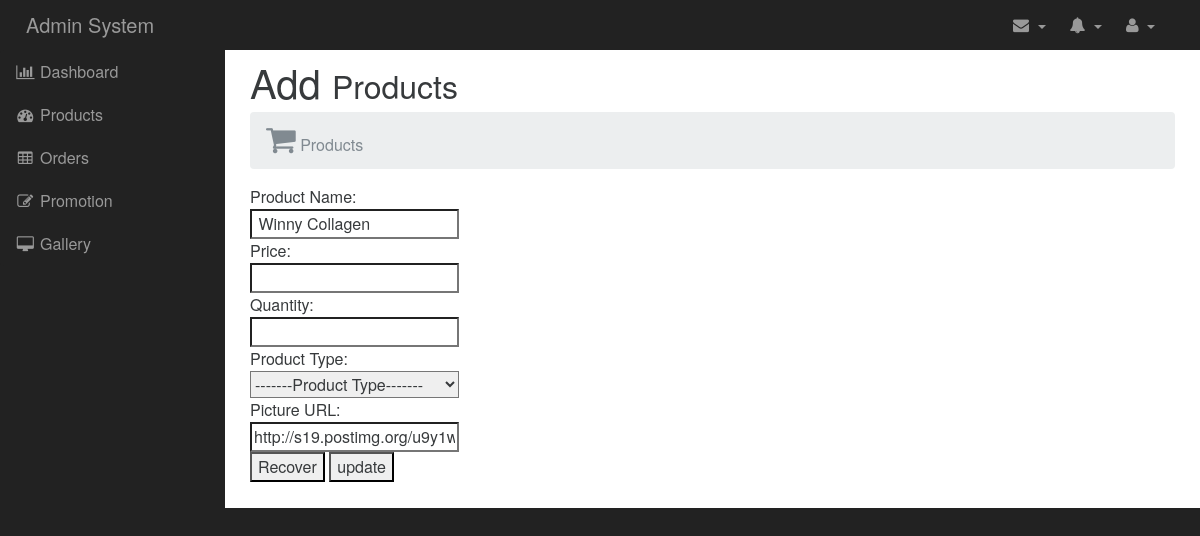
Before: /Code/admin_editproducts.php?ProductID=1 with the older database file.
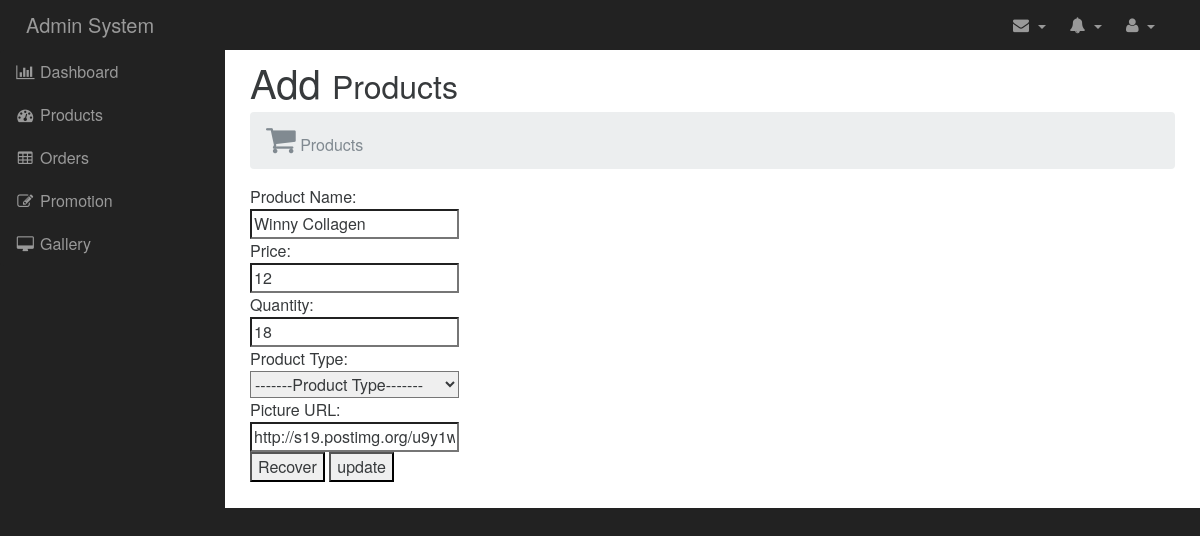
After: the same page with the newer database file.
### tables this page shows
CREATE TABLE `product` (
  `ProductID` int(10) NOT NULL,
  `ProductName` varchar(20) NOT NULL,
  `Price` varchar(10) NOT NULL,
  `Quantity` varchar(5) NOT NULL,
  `ProductType` varchar(30) NOT NULL,
  `PictureURL` text NOT NULL
);

### Code/admin_editproducts.php (the view, shortened to what this page needs)
<?php
$Email = $_SESSION['Email'];
?>
<html>
<head>
    <link href="css/bootstrap.min.css" rel="stylesheet">
    <link href="css/sb-admin.css" rel="stylesheet">
    <link href="css/plugins/morris.css" rel="stylesheet">
    <link href="font-awesome/css/font-awesome.min.css" rel="stylesheet" type="text/css">
</head>
<body>
    <div id="wrapper">
        <nav class="navbar navbar-dark bg-inverse navbar-fixed-top">
            <div class="navbar-header">
                <a class="navbar-brand" href="admin_main.php">Admin System</a>
            </div>
            <ul class="nav navbar-nav top-nav navbar-right pull-xs-right">
                <li class="dropdown nav-item active">
                        <a class="nav-link dropdown-toggle" href="javascript:;" id="dropdownMenu4" data-toggle="dropdown" aria-haspopup="true" aria-expanded="false"><i class="fa fa-envelope"></i> <b class="caret"></b><span class="sr-only">(current)</span></a>
                </li>
                <li class="dropdown nav-item">
                        <a href="javascript:;" class="nav-link dropdown-toggle" data-toggle="dropdown"  aria-haspopup="true" aria-expanded="false"><i class="fa fa-bell"></i> <b class="caret"></b><span class="sr-only">(current)</span></a>
                </li>
                <li class="dropdown nav-item">
                    <a href="javascript:;" class="nav-link dropdown-toggle" data-toggle="dropdown"><i class="fa fa-user"></i> <?php echo $Email ?> <b class="caret"></b></a>
                </li>
            </ul>
            <div class="collapse navbar-collapse navbar-toggleable-sm navbar-ex1-collapse">
                <ul class="nav navbar-nav side-nav list-group">
                    <li class="list-group-item">
                        <a href="admin_main.php"><i class="fa fa-fw fa-bar-chart-o"></i> Dashboard</a>
                    </li>
                    <li class="list-group-item">
                        <a href="admin_products.php"><i class="fa fa-fw fa-dashboard"></i> Products</a>
                    </li>
                    <li class="list-group-item">
                        <a href="admin_orders.php"><i class="fa fa-fw fa-table"></i> Orders</a>
                    </li>
                    <li class="list-group-item">
                        <a href="admin_promotions.php"><i class="fa fa-fw fa-edit"></i> Promotion</a>
                    </li>
                    <li class="list-group-item">
                        <a href="admin_gallery.php"><i class="fa fa-fw fa-desktop"></i> Gallery</a>
                    </li>
                </ul>
            </div>
        </nav>
        <div id="page-wrapper">
            <div class="container-fluid">
                <div class="row">
                    <div class="col-lg-12">
                        <h1 class="page-header">
                            Add <small>Products</small>
                        </h1>
                        <ol class="breadcrumb">
                            <li class="active">
                                <i class="fa fa-shopping-cart fa-2x"></i> Products
                            </li>
                        </ol>
                    </div>
                </div>
<?php
if(isset($_GET['ProductID']))
{
$ProductID=$_GET['ProductID'];
$query1=mysql_query("select * from product where ProductID='$ProductID'");
$query2=mysql_fetch_array($query1);
?>
<form method="post" action="">
	Product Name: <br><input type="text" required autocomplete="on" name="ProductName" value="<?php echo $query2['ProductName'] ?>"><br>
	Price:<br><input type="number"  name="Price" value="<?php echo $query2['Price'] ?>"><br>
	Quantity:<br><input type="number" required autocomplete="on"  name="Quantity" value="<?php echo $query2['Quantity'] ?>"> <br>
	Product Type:<br>
	<select name="ProductType" >
	<option value="<?php echo $query2['ProductType'] ?>" >-------Product Type-------</option>
	</select><br>
	Picture URL:<br><input type="url" required autocomplete="on" name="PictureURL" value="<?php echo $query2['PictureURL'] ?>"> <br>
    <button class="submitbtn">Recover</button>
<input type="submit" name="submit" value="update" />
</form>
<?php
}
?>
</body>
</html>

### Code/css/sb-admin.css (style rules this page uses)
body { margin-top: 100px; background-color: #222; }
.navbar-brand { color: #999!important; padding: 10px; }
.navbar-dark { padding-top: 0; padding-bottom: 0; height: 50px; background: #222222; }
@media (min-width:768px) { body { margin-top: 50px; } }
#wrapper { padding-left: 0; }
#page-wrapper { width: 100%; padding: 0; background-color: #fff; }
@media (min-width:768px) { #wrapper { padding-left: 225px; } }
@media (min-width:768px) { #page-wrapper { padding: 10px; } }
.top-nav { padding: 0 15px; }
.top-nav>li { display: inline-block; float: left; }
.top-nav>li>a { padding: 15px 10px!important; line-height: 20px!important; color: #999!important; text-decoration: none; }
li.nav-item { margin: 0!important; }
@media (min-width:768px) { .side-nav { position: fixed; top: 50px; left: 225px; width: 225px; margin-left: -225px; border: none; border-radius: 0; overflow-y: auto; background-color: #222; bottom: 0; overflow-x: hidden; padding-bottom: 40px; } }
@media (min-width:768px) { .side-nav>li>a { width: 225px; } }
.side-nav { border: none; border-radius: 0px; }
.side-nav>li { border: none; background: #222222; padding: 0; border-radius: 0px; }
.side-nav>li>a { color: #999; width: 225px; position: relative; display: block; padding: 10px 15px; }

Changed rows visible on the page:
changed product "Winny Collagen": Price (not shown) → "12"; Quantity (not shown) → "18"
